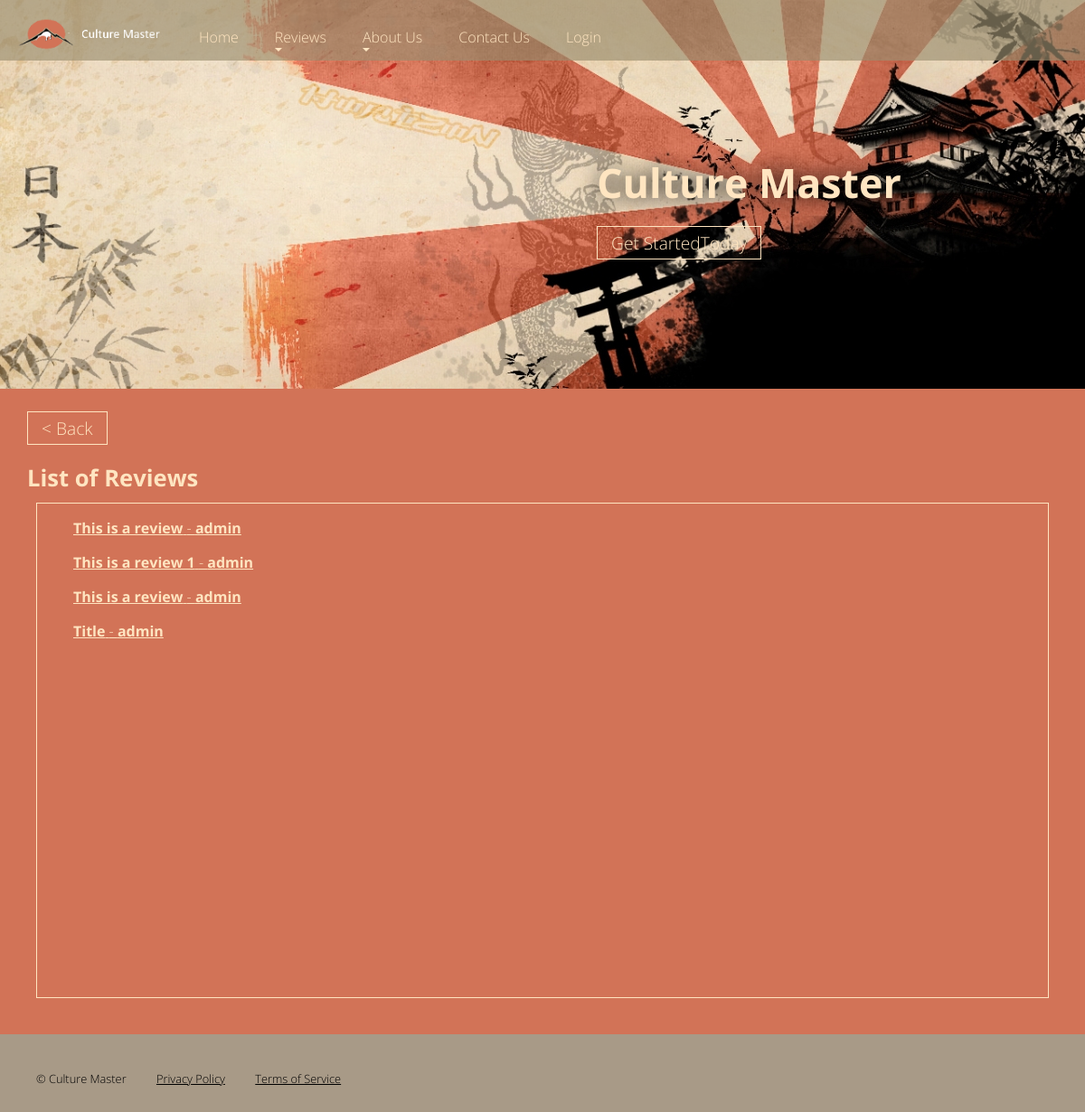
/home/reviews/, run on an earlier commit of the app's database.
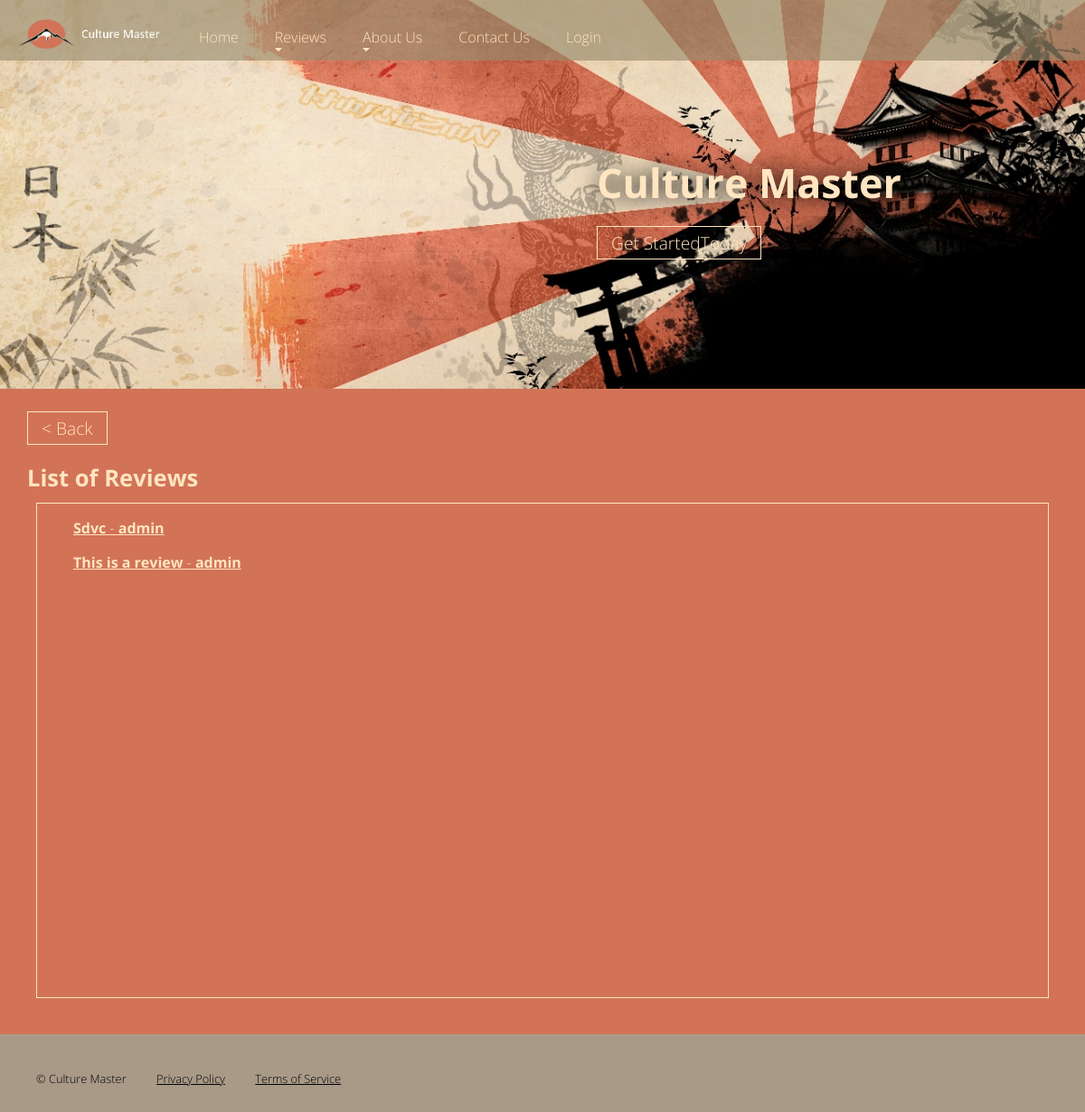
And on a later commit of the database.
### home/models.py (models this page shows, shortened)
class Review(models.Model):
    title = models.CharField(max_length=50)
    content = models.CharField(max_length=4096)
    poster = models.ForeignKey(settings.AUTH_USER_MODEL, on_delete=models.SET_NULL, null=True)
    posted = models.CharField(max_length=150, default=timezone.now)
    image = models.ImageField(upload_to='review_Images/')
    readonly_fields=('posted', 'poster')

### home/views.py (the view)
# urls.py: path('reviews/', views.ReviewsListViewStandard.as_view(), name='reviews_list_strd'),
class ReviewsListViewStandard(generic.ListView):
    model = Review
    template_name = 'home/reviews_list_standard.html'
    paginate_by = 10

### home/templates/home/reviews_list_standard.html (shortened to what this page needs)
{% extends "base.html" %}
{% load static %}
{% block content %}
<section class="about">
  <article>
    <a id="BackButton"></a>
    <h2 class="breakBefore">List of Reviews</h2>
    <div class="map">
      <div id="mapp">
        {% if review_list %}
        <ul>
          {% for i in review_list %}
          <div class="tourname">
            <a href="{% url 'review_detail' i.id %}">
              <p><strong>{{ i.title|capfirst }}</strong> - <strong>{{i.poster}}</strong></p>
            </a>
          </div>
          {% endfor %}
          <br>
        </ul>
        {% else %}
        <p>There are no reviews to display.</p>
        {% endif %}
      </div>
    </div>
  </article>
</section>
{% endblock %}

What changed in the data, as far as the page shows it:
removed Review: title "This is a review 1", poster "admin"
removed Review: title "This is a review", poster "admin"
removed Review: title "Title", poster "admin"
added Review: title "Sdvc", poster "admin"
